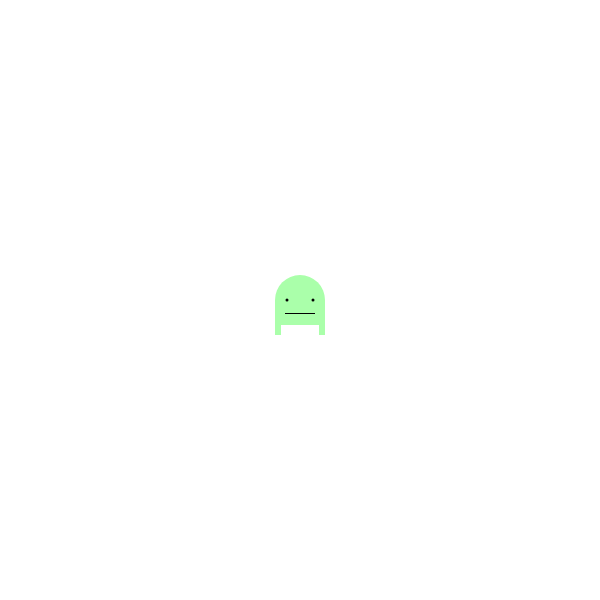
Frame 1 (no input)
Frame 60 (no input): identical to frame 1, image omitted
Frame 120 (the mouse pressed at the canvas centre since frame 60): identical to frame 1, image omitted

The p5.js sketch that drew this single still picture (run headless with seeded random() and noise() and a simulated clock; from frame 60 on, the mouse is pressed at the canvas centre):

// p5.js sketch
// ── sketch.js
// // Drawing Challenge
// // Michael R
// // September 13 2024
// //

let x = 300; // initial x position
let y = 300; // initial y position

function setup() {
  createCanvas(600, 600); // Set up the canvas size
}

function draw() {
  background(255); // Clear the screen with a white background
  theAlien(); // Draw the alien at the updated position
}

function mainBody() {
  fill(170, 255, 170, 255);
  noStroke();
  circle(x, y, 50); // Adjusted for x, y positions
  noStroke();
  rect(x - 25, y, 50, 35); // Adjust based on x, y
}

function eyesPlusMouth() {
  fill(0, 0, 0, 255);
  noStroke();
  circle(x - 13, y, 3); // Adjusted for x, y positions
  circle(x + 13, y, 3); // Adjusted for x, y positions
  noStroke();
  rect(x - 15, y + 13, 30, 1); // Adjust based on x, y
}

function theLegs() {
  fill(255, 255, 255, 255);
  noStroke();
  rect(x - 19, y + 25, 38, 10); // Adjust based on x, y
}

function keyMike() {
  if(keyIsPressed){
  // Move the alien based on key press
    if (keyCode === LEFT_ARROW) {
      x -= 10; // Move left
    } else if (keyCode === RIGHT_ARROW) {
      x += 10; // Move right
    } else if (keyCode === UP_ARROW) {
      y -= 10; // Move up
    } else if (keyCode === DOWN_ARROW) {
      y += 10; // Move down
    }

  }
  
}

function theAlien() {
  mainBody();
  eyesPlusMouth();
  theLegs();
  keyMike();
}
